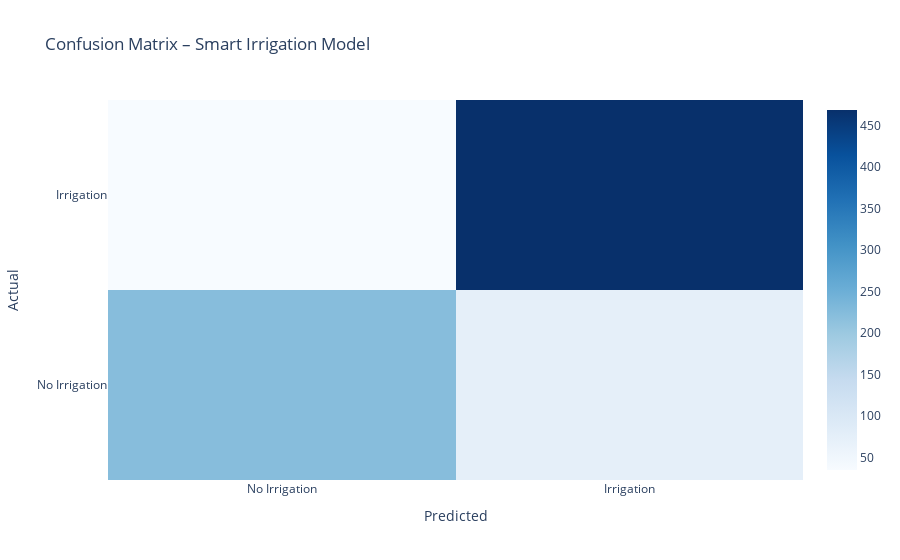

Notebook source saved alongside this figure:
### Code cell
cm = confusion_matrix(y_test, y_pred)

fig = go.Figure(
    data=go.Heatmap(
        z=cm,
        x=["No Irrigation", "Irrigation"],
        y=["No Irrigation", "Irrigation"],
        colorscale="Blues",
        showscale=True
    )
)

fig.update_layout(
    title="Confusion Matrix – Smart Irrigation Model",
    xaxis_title="Predicted",
    yaxis_title="Actual"
)

fig.show()

### Figure 1 — Plotly figure (JSON) as saved in the notebook; plotly's stock layout.template omitted (floating-point values rounded to 4 significant figures)
{"data": [{"colorscale": [[0, "rgb(247,251,255)"], [0.125, "rgb(222,235,247)"], [0.25, "rgb(198,219,239)"], [0.375, "rgb(158,202,225)"], [0.5, "rgb(107,174,214)"], [0.625, "rgb(66,146,198)"], [0.75, "rgb(33,113,181)"], [0.875, "rgb(8,81,156)"], [1, "rgb(8,48,107)"]], "showscale": true, "type": "heatmap", "x": ["No Irrigation", "Irrigation"], "y": ["No Irrigation", "Irrigation"], "z": [[222, 74], [35, 469]]}], "layout": {"title": {"text": "Confusion Matrix – Smart Irrigation Model"}, "xaxis": {"title": {"text": "Predicted"}}, "yaxis": {"title": {"text": "Actual"}}}}
